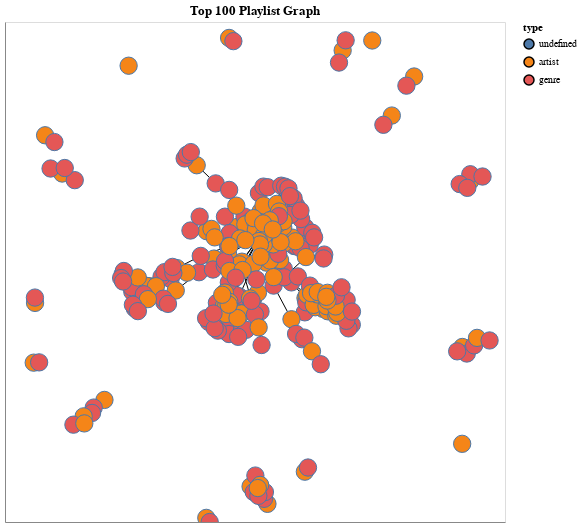

Notebook code cell kept with this figure:
### Code cell
for n in graph.nodes():
        graph.nodes[n]['id']=str(n)
        #graph.nodes[n]['type']=graph.nodes[node]['type']
   # return nxa.draw_networkx_edges(socialnet,pos=position)+nxa.draw_networkx_nodes(socialnet,pos=position).encode(fill='team',tooltip=['id'])

def draw_network(graph):
        return(nxa.draw_networkx(graph).encode(tooltip=['id:N'],fill='type:N').properties(width=500,height=500,title='Top 100 Playlist Graph').interactive())

draw_network(graph)

### Figure 1 — Vega-Lite specification as saved in the notebook (floating-point values rounded to 4 significant figures; data arrays with more than 128 entries replaced by an {"elided": "..."} marker saying what was removed)
{"config": {"view": {"continuousWidth": 300, "continuousHeight": 300}}, "layer": [{"data": {"name": "data-acdfb2801cf7cbda16b66bc4730f23b5"}, "mark": {"type": "line", "color": "black", "opacity": 1, "strokeWidth": 1}, "encoding": {"detail": {"field": "edge", "type": "quantitative"}, "x": {"axis": {"grid": false, "labels": false, "ticks": false, "title": ""}, "field": "x", "type": "quantitative"}, "y": {"axis": {"grid": false, "labels": false, "ticks": false, "title": ""}, "field": "y", "type": "quantitative"}}, "name": "view_3"}, {"data": {"name": "data-b2d079cef8bf65ce7d384f70e2d0e4ed"}, "mark": {"type": "point", "fill": "red", "opacity": 1, "size": 300, "strokeWidth": 1.0}, "encoding": {"x": {"axis": {"grid": false, "labels": false, "ticks": false}, "field": "x", "type": "quantitative"}, "y": {"axis": {"grid": false, "labels": false, "ticks": false}, "field": "y", "type": "quantitative"}}}], "encoding": {"fill": {"field": "type", "type": "nominal"}, "tooltip": [{"field": "id", "type": "nominal"}]}, "height": 500, "params": [{"name": "param_3", "select": {"type": "interval", "encodings": ["x", "y"]}, "bind": "scales", "views": ["view_3"]}], "title": "Top 100 Playlist Graph", "width": 500, "$schema": "https://vega.github.io/schema/vega-lite/v5.8.0.json", "datasets": {"data-acdfb2801cf7cbda16b66bc4730f23b5": {"elided": "772 records"}, "data-b2d079cef8bf65ce7d384f70e2d0e4ed": {"elided": "271 records"}}}
